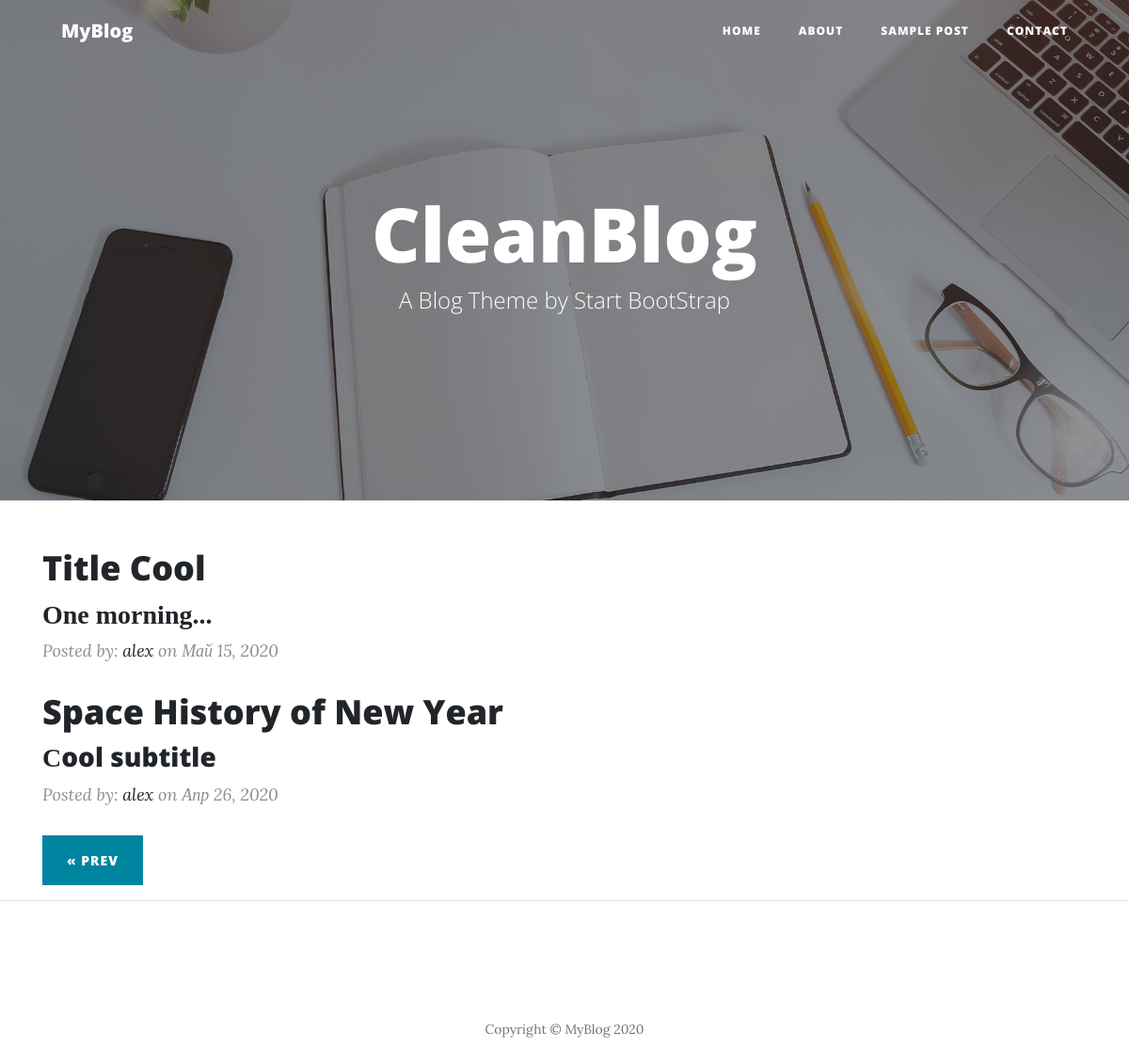
/?page=3, run on the app's committed database.
### blog/models.py (models this page shows, shortened)
class Post(models.Model):
	author = models.ForeignKey(settings.AUTH_USER_MODEL, on_delete=models.CASCADE)
	title = models.CharField(max_length=200)
	description = models.TextField(max_length=200)
	text = models.TextField()
	created_date = models.DateTimeField(default=timezone.now)
	published_date = models.DateTimeField(blank=True, null=True)
	status = models.IntegerField(choices=STATUS, default=0)

### blog/views.py (the view)
# urls.py: path('', views.post_list, name='post_list'),
def post_list(request):
	title = 'CleanBlog'
	subtitle = 'A Blog Theme by Start BootStrap'
	all_posts =  Post.objects.filter(published_date__lte=timezone.now()).order_by('-published_date')
	posts = all_posts.filter(status=1) # published date
	paginator = Paginator(posts, 2)
	page_request_var = 'page'
	page = request.GET.get(page_request_var)
	try:
		post_list = paginator.page(page)
	except PageNotAnInteger:
		post_list = paginator.page(1)
	except EmptyPage:
		post_list = paginator.page(paginator.num_pages)
	return render(request, 'blog/post_list.html', {
		'title':title,
		'subtitle':subtitle,
		'page_request_var':page_request_var,
		'posts':post_list,
		})

### blog/templates/blog/post_list.html (shortened to what this page needs)
{% extends 'blog/base.html' %}
{% block title %} {{ title }} {% endblock %}
{% block subtitle %} {{ subtitle }} {% endblock %}
{% block content %}
	{% for post in posts %}
		<div class="post-preview">
			<a href="{% url 'post' pk=post.pk %}">
		    	<h2 class="post-title">{{ post.title }}</h2>
		    	<h3 class="post-subtitle">{{ post.description | safe }}</h3>
		  	</a>
		  	<p class="post-meta">Posted by:
		    	<a href="#">{{ post.author }}</a>
		    	on {{ post.published_date|date:"M d, Y" }}
		    </p>
		</div>
	{% endfor %}
	{% if posts.has_other_pages %}
        <div class="clearfix">
            <nav aria-label="Page navigation">
                <ul class="pagination justify-contect-center">
                    {% if posts.has_previous %}
                    <li><a href="?{{ page_request_var }}={{ posts.previous_page_number }}" class="btn btn-primary float-left"> &laquo; PREV </a></li>
                    {% endif %}
                </ul>
            </nav>
        </div>
	{% endif %}
{% endblock %}

### data on the page
Post: title "Title Cool", description "One morning...", author "alex", published_date "Май 15, 2020"
Post: title "Space History of New Year", description "C ool subtitle", author "alex", published_date "Апр 26, 2020"

### other printed values
{{ title }} "CleanBlog"
{{ subtitle }} "A Blog Theme by Start BootStrap"
